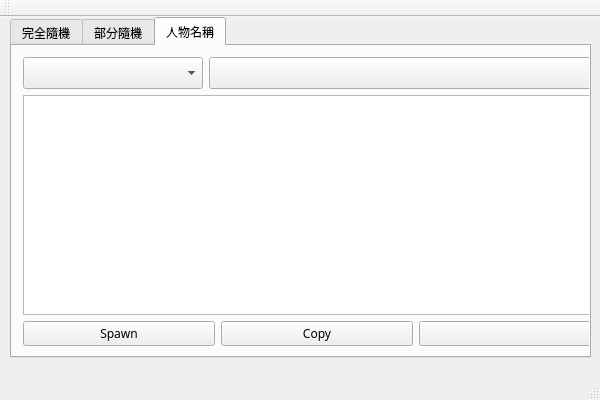
<?xml version="1.0" encoding="UTF-8"?>
<ui version="4.0">
 <class>CultrueThingsNamerClass</class>
 <widget class="QMainWindow" name="CultrueThingsNamerClass">
  <property name="geometry">
   <rect>
    <x>0</x>
    <y>0</y>
    <width>600</width>
    <height>400</height>
   </rect>
  </property>
  <property name="minimumSize">
   <size>
    <width>600</width>
    <height>400</height>
   </size>
  </property>
  <property name="maximumSize">
   <size>
    <width>600</width>
    <height>400</height>
   </size>
  </property>
  <property name="windowTitle">
   <string>CultrueThingsNamer</string>
  </property>
  <widget class="QWidget" name="centralWidget">
   <widget class="QTabWidget" name="tabWidget">
    <property name="geometry">
     <rect>
      <x>10</x>
      <y>0</y>
      <width>581</width>
      <height>341</height>
     </rect>
    </property>
    <property name="font">
     <font>
      <family>標楷體</family>
     </font>
    </property>
    <property name="autoFillBackground">
     <bool>false</bool>
    </property>
    <property name="currentIndex">
     <number>2</number>
    </property>
    <widget class="QWidget" name="tab">
     <attribute name="title">
      <string>完全隨機</string>
     </attribute>
     <widget class="QWidget" name="verticalLayoutWidget">
      <property name="geometry">
       <rect>
        <x>0</x>
        <y>0</y>
        <width>610</width>
        <height>311</height>
       </rect>
      </property>
      <layout class="QVBoxLayout" name="base_Layout_Tab_1">
       <property name="sizeConstraint">
        <enum>QLayout::SizeConstraint::SetMaximumSize</enum>
       </property>
       <item>
        <layout class="QHBoxLayout" name="rmcanmtab_Layout_Row_1">
         <item>
          <widget class="QComboBox" name="rmstab_comboBox_CultureOptn">
           <property name="minimumSize">
            <size>
             <width>180</width>
             <height>32</height>
            </size>
           </property>
           <property name="maximumSize">
            <size>
             <width>180</width>
             <height>32</height>
            </size>
           </property>
          </widget>
         </item>
         <item>
          <widget class="QComboBox" name="rmstab_comboBox_RuleOptn">
           <property name="minimumSize">
            <size>
             <width>420</width>
             <height>32</height>
            </size>
           </property>
           <property name="maximumSize">
            <size>
             <width>420</width>
             <height>32</height>
            </size>
           </property>
          </widget>
         </item>
        </layout>
       </item>
       <item>
        <layout class="QHBoxLayout" name="rmcanmtab_Layout_Row_2">
         <item>
          <widget class="QTextBrowser" name="rmstab_result_textBrowser"/>
         </item>
        </layout>
       </item>
       <item>
        <layout class="QHBoxLayout" name="rmcanmtab_Layout_Row_3">
         <item>
          <widget class="QPushButton" name="rmstab_button_SpawnOptn">
           <property name="text">
            <string>Spawn</string>
           </property>
          </widget>
         </item>
         <item>
          <widget class="QPushButton" name="rmstab_button_CopyOptn">
           <property name="text">
            <string>Copy</string>
           </property>
          </widget>
         </item>
         <item>
          <widget class="QComboBox" name="rmstab_comboBox_CopyPhaseOptn"/>
         </item>
        </layout>
       </item>
      </layout>
     </widget>
    </widget>
    <widget class="QWidget" name="tab_2">
     <attribute name="title">
      <string>部分隨機</string>
     </attribute>
     <widget class="QWidget" name="verticalLayoutWidget_2">
      <property name="geometry">
       <rect>
        <x>0</x>
        <y>0</y>
        <width>581</width>
        <height>311</height>
       </rect>
      </property>
      <layout class="QVBoxLayout" name="base_Layout_Tab_2">
       <item>
        <layout class="QHBoxLayout" name="rmcanmtab_Layout_Row_1">
         <item>
          <widget class="QComboBox" name="rmpstab_comboBox_RuleOptn"/>
         </item>
        </layout>
       </item>
       <item>
        <layout class="QHBoxLayout" name="rmcanmtab_Layout_Row_2">
         <item>
          <widget class="QComboBox" name="rmpstab_result_comboBox_1"/>
         </item>
         <item>
          <widget class="QComboBox" name="rmpstab_result_comboBox_2"/>
         </item>
         <item>
          <widget class="QComboBox" name="rmpstab_result_comboBox_3"/>
         </item>
        </layout>
       </item>
       <item>
        <layout class="QHBoxLayout" name="rmcanmtab_Layout_Row_3">
         <item>
          <widget class="QLineEdit" name="rmpstab_result_lineEd_1"/>
         </item>
         <item>
          <widget class="QLineEdit" name="rmpstab_result_lineEd_3"/>
         </item>
         <item>
          <widget class="QLineEdit" name="rmpstab_result_lineEd_2"/>
         </item>
        </layout>
       </item>
       <item>
        <layout class="QHBoxLayout" name="rmcanmtab_Layout_Row_4">
         <item>
          <widget class="QPushButton" name="rmpstab_button_spawnOptn">
           <property name="text">
            <string>Spawn</string>
           </property>
          </widget>
         </item>
         <item>
          <widget class="QPushButton" name="rmpstab_button_copyOptn">
           <property name="text">
            <string>Copy</string>
           </property>
          </widget>
         </item>
        </layout>
       </item>
      </layout>
     </widget>
    </widget>
    <widget class="QWidget" name="tab_3">
     <attribute name="title">
      <string>人物名稱</string>
     </attribute>
     <widget class="QWidget" name="verticalLayoutWidget_3">
      <property name="geometry">
       <rect>
        <x>0</x>
        <y>0</y>
        <width>610</width>
        <height>311</height>
       </rect>
      </property>
      <layout class="QVBoxLayout" name="base_Layout_Tab_3">
       <item>
        <layout class="QHBoxLayout" name="rmcanmtab_Layout_Row_1">
         <item>
          <widget class="QComboBox" name="rmcanmtab_comboBox_CultureOptn">
           <property name="minimumSize">
            <size>
             <width>180</width>
             <height>32</height>
            </size>
           </property>
           <property name="maximumSize">
            <size>
             <width>180</width>
             <height>32</height>
            </size>
           </property>
          </widget>
         </item>
         <item>
          <widget class="QComboBox" name="rmcanmtab_comboBox_RuleOptn">
           <property name="minimumSize">
            <size>
             <width>420</width>
             <height>32</height>
            </size>
           </property>
           <property name="maximumSize">
            <size>
             <width>420</width>
             <height>32</height>
            </size>
           </property>
          </widget>
         </item>
        </layout>
       </item>
       <item>
        <layout class="QHBoxLayout" name="rmcanmtab_Layout_Row_2">
         <item>
          <widget class="QTextBrowser" name="rmcanmtab_result_textBrowser"/>
         </item>
        </layout>
       </item>
       <item>
        <layout class="QHBoxLayout" name="rmcanmtab_Layout_Row_3">
         <item>
          <widget class="QPushButton" name="rmcanmtab_button_SpawnOptn">
           <property name="text">
            <string>Spawn</string>
           </property>
          </widget>
         </item>
         <item>
          <widget class="QPushButton" name="rmcanmtab_button_CopyOptn">
           <property name="text">
            <string>Copy</string>
           </property>
          </widget>
         </item>
         <item>
          <widget class="QComboBox" name="rmcanmtab_comboBox_CopyPhaseOptn"/>
         </item>
        </layout>
       </item>
      </layout>
     </widget>
    </widget>
   </widget>
  </widget>
  <widget class="QMenuBar" name="menuBar">
   <property name="geometry">
    <rect>
     <x>0</x>
     <y>0</y>
     <width>600</width>
     <height>20</height>
    </rect>
   </property>
  </widget>
  <widget class="QToolBar" name="mainToolBar">
   <attribute name="toolBarArea">
    <enum>TopToolBarArea</enum>
   </attribute>
   <attribute name="toolBarBreak">
    <bool>false</bool>
   </attribute>
  </widget>
  <widget class="QStatusBar" name="statusBar"/>
 </widget>
 <layoutdefault spacing="6" margin="11"/>
 <resources>
  <include location="CultrueThingsNamer.qrc"/>
 </resources>
 <connections/>
</ui>
